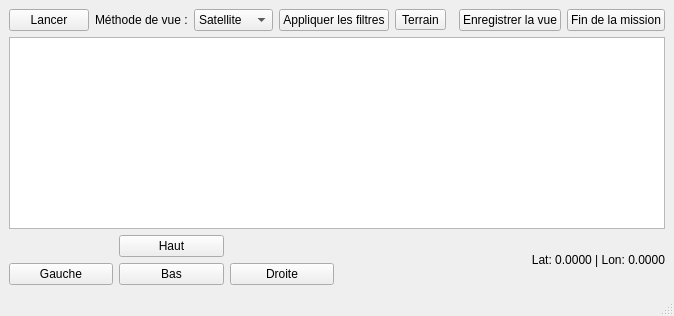
<?xml version="1.0" encoding="UTF-8"?>
<ui version="4.0">
 <class>MainWindow</class>
 <widget class="QMainWindow" name="MainWindow">
  <property name="windowTitle">
   <string>Mission</string>
  </property>
  <widget class="QWidget" name="centralwidget">
   <layout class="QVBoxLayout" name="verticalLayout">

    <!-- Top Bar -->
    <item>
     <layout class="QHBoxLayout" name="topBarLayout">
      <item>
       <widget class="QPushButton" name="btnLaunch">
        <property name="text">
         <string>Lancer</string>
        </property>
       </widget>
      </item>
      <item>
       <widget class="QLabel" name="labelMethod">
        <property name="text">
         <string>Méthode de vue :</string>
        </property>
       </widget>
      </item>
      <item>
       <widget class="QComboBox" name="comboMethod">
        <item>
         <property name="text">
          <string>Satellite</string>
         </property>
        </item>
        <item>
         <property name="text">
          <string>K-means</string>
         </property>
        </item>
        <item>
         <property name="text">
          <string>Variance</string>
         </property>
        </item>
       </widget>
      </item>
      <item>
       <widget class="QPushButton" name="btnApply">
        <property name="text">
         <string>Appliquer les filtres</string>
        </property>
       </widget>
      </item>
      <item>
       <widget class="QToolButton" name="btnTerrain">
        <property name="text">
         <string>Terrain</string>
        </property>
       </widget>
      </item>
      <item>
       <spacer name="spacer">
        <property name="orientation">
         <enum>Qt::Horizontal</enum>
        </property>
        <property name="sizeType">
         <enum>QSizePolicy::Expanding</enum>
        </property>
       </spacer>
      </item>
      <item>
       <widget class="QPushButton" name="btnSave">
        <property name="text">
         <string>Enregistrer la vue</string>
        </property>
       </widget>
      </item>
      <item>
       <widget class="QPushButton" name="btnQuit">
        <property name="text">
         <string>Fin de la mission</string>
        </property>
       </widget>
      </item>
     </layout>
    </item>

    <!-- Graphics View -->
    <item>
     <widget class="QGraphicsView" name="view"/>
    </item>

    <!-- Bottom Controls -->
    <item>
     <layout class="QHBoxLayout" name="bottomLayout">
      <item>
       <layout class="QGridLayout" name="directionLayout">
        <item row="0" column="1">
         <widget class="QPushButton" name="btnUp">
          <property name="text">
           <string>Haut</string>
          </property>
         </widget>
        </item>
        <item row="1" column="0">
         <widget class="QPushButton" name="btnLeft">
          <property name="text">
           <string>Gauche</string>
          </property>
         </widget>
        </item>
        <item row="1" column="1">
         <widget class="QPushButton" name="btnDown">
          <property name="text">
           <string>Bas</string>
          </property>
         </widget>
        </item>
        <item row="1" column="2">
         <widget class="QPushButton" name="btnRight">
          <property name="text">
           <string>Droite</string>
          </property>
         </widget>
        </item>
       </layout>
      </item>
      <item>
       <widget class="QLabel" name="coord_label">
        <property name="text">
         <string>Lat: 0.0000 | Lon: 0.0000</string>
        </property>
        <property name="alignment">
         <set>Qt::AlignRight|Qt::AlignVCenter</set>
        </property>
       </widget>
      </item>
     </layout>
    </item>

   </layout>
  </widget>
  <widget class="QStatusBar" name="statusbar"/>
 </widget>
 <resources/>
 <connections/>
</ui>
